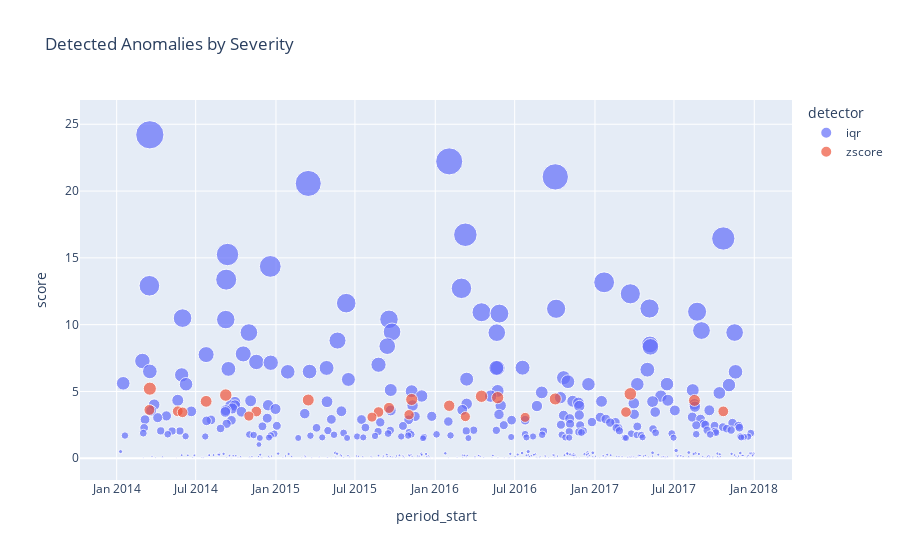

The notebook cell this image was saved under:
### Markdown cell above
## 6: Visualizing Detection

### Code cell
# 5. Stage 2: Anomaly Detection
print("\n--- 🚨 Stage 2: Statistical Detection ---")
anom_path = manifest["artifacts"].get("anomalies")

if anom_path and os.path.exists(anom_path):
    with open(anom_path, "r") as f:
        anoms = json.load(f)

    all_anoms = anoms.get("all_anomalies", [])
    df_anoms = pd.DataFrame(all_anoms)

    if not df_anoms.empty:
        # Score Distribution
        fig = px.scatter(
            df_anoms,
            x="period_start",
            y="score",
            color="detector",
            size="score",
            hover_data=["entity_id", "value", "expected"],
            title="Detected Anomalies by Severity",
        )
        fig.show()

        print("Top 3 Anomalies:")
        display(df_anoms[["entity_id", "metric", "score", "reason"]].head(3))
    else:
        print("No anomalies found.")

### Figure 1 — Plotly figure (JSON) as saved in the notebook; plotly's stock layout.template omitted (floating-point values rounded to 4 significant figures; data arrays with more than 128 entries replaced by an {"elided": "..."} marker saying what was removed)
{"data": [{"customdata": {"elided": "477x3 mixed values"}, "hovertemplate": "detector=iqr<br>period_start=%{x}<br>score=%{marker.size}<br>entity_id=%{customdata[0]}<br>value=%{customdata[1]}<br>expected=%{customdata[2]}<extra></extra>", "legendgroup": "iqr", "marker": {"color": "#636efa", "size": {"elided": "477 float values"}, "sizemode": "area", "sizeref": 0.06053, "symbol": "circle"}, "mode": "markers", "name": "iqr", "orientation": "v", "showlegend": true, "type": "scatter", "x": {"elided": "477 str values"}, "xaxis": "x", "y": {"elided": "477 float values"}, "yaxis": "y"}, {"customdata": [["All_Regions", 28110.0, 1560.0], ["All_Regions", 14820.0, 1709.0], ["All_Regions", 14230.0, 1653.0], ["All_Regions", 9335.0, 1430.0], ["All_Regions", 10560.0, 1445.0], ["All_Regions", 18450.0, 3088.0], ["All_Regions", 12200.0, 1875.0], ["All_Regions", 7230.0, 1045.0], ["All_Regions", 9517.0, 1802.0], ["All_Regions", 8341.0, 1288.0], ["All_Regions", 8997.0, 1411.0], ["All_Regions", 11530.0, 2083.0], ["All_Regions", 3960.0, 626.7], ["All_Regions", 4264.0, 926.2], ["All_Regions", 15160.0, 3239.0], ["All_Regions", 11540.0, 2194.0], ["All_Regions", 7195.0, 1424.0], ["All_Regions", 4791.0, 1142.0], ["All_Regions", 5189.0, 996.2], ["All_Regions", 5529.0, 1449.0], ["All_Regions", 5362.0, 1081.0], ["All_Regions", 7880.0, 1284.0], ["All_Regions", 4878.0, 1223.0], ["All_Regions", 5920.0, 1561.0]], "hovertemplate": "detector=zscore<br>period_start=%{x}<br>score=%{marker.size}<br>entity_id=%{customdata[0]}<br>value=%{customdata[1]}<br>expected=%{customdata[2]}<extra></extra>", "legendgroup": "zscore", "marker": {"color": "#EF553B", "size": [5.21, 4.82, 4.73, 4.64, 4.54, 4.44, 4.4, 4.36, 4.33, 4.26, 3.93, 3.77, 3.62, 3.52, 3.51, 3.5, 3.46, 3.46, 3.44, 3.26, 3.16, 3.12, 3.08, 3.06], "sizemode": "area", "sizeref": 0.06053, "symbol": "circle"}, "mode": "markers", "name": "zscore", "orientation": "v", "showlegend": true, "type": "scatter", "x": ["2014-03-18", "2017-03-23", "2014-09-08", "2016-04-16", "2016-05-23", "2016-10-02", "2015-11-08", "2015-03-16", "2017-08-17", "2014-07-25", "2016-02-02", "2015-09-17", "2014-03-17", "2014-05-21", "2017-10-22", "2014-11-17", "2015-08-24", "2017-03-13", "2014-06-01", "2015-11-02", "2014-10-31", "2016-03-10", "2015-08-09", "2016-07-25"], "xaxis": "x", "y": [5.21, 4.82, 4.73, 4.64, 4.54, 4.44, 4.4, 4.36, 4.33, 4.26, 3.93, 3.77, 3.62, 3.52, 3.51, 3.5, 3.46, 3.46, 3.44, 3.26, 3.16, 3.12, 3.08, 3.06], "yaxis": "y"}], "layout": {"legend": {"itemsizing": "constant", "title": {"text": "detector"}, "tracegroupgap": 0}, "title": {"text": "Detected Anomalies by Severity"}, "xaxis": {"anchor": "y", "domain": [0, 1], "title": {"text": "period_start"}}, "yaxis": {"anchor": "x", "domain": [0, 1], "title": {"text": "score"}}}}
